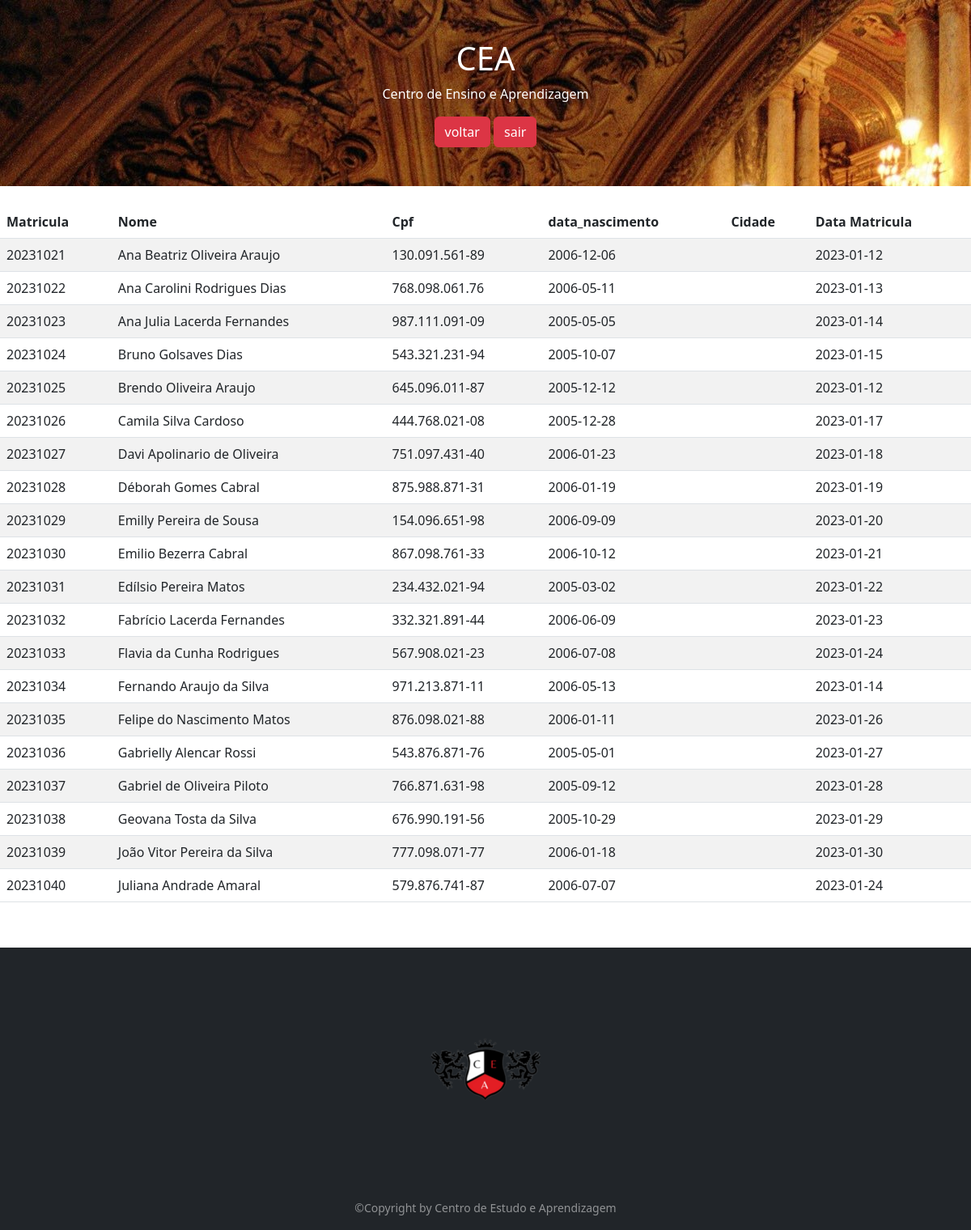
Page /sites/busca_aluno.php on the committed database.
### tables this page shows
CREATE TABLE `tb_aluno` (
  `id_aluno` int(11) NOT NULL AUTO_INCREMENT,
  `matricula` int(8) NOT NULL,
  `nome_aluno` varchar(45) NOT NULL,
  `nome_mae` varchar(45) NOT NULL,
  `nome_pai` varchar(45) NOT NULL,
  `dt_nascimento` date NOT NULL,
  `endereco` varchar(45) NOT NULL,
  `cpf` varchar(14) NOT NULL,
  `dt_matricula` date NOT NULL,
  `senha` varchar(20) NOT NULL,
  `tb_adm_id_adm` int(11) NOT NULL,
  `tb_turma_id_turma` int(11) NOT NULL,
  PRIMARY KEY (`id_aluno`),
  UNIQUE KEY `matricula_aluno_UNIQUE` (`matricula`),
  KEY `fk_tb_aluno_tb_adm_idx` (`tb_adm_id_adm`),
  KEY `tb_turma_id_turma` (`tb_turma_id_turma`),
  CONSTRAINT `fk_tb_aluno_tb_adm` FOREIGN KEY (`tb_adm_id_adm`) REFERENCES `tb_adm` (`id_adm`) ON DELETE NO ACTION ON UPDATE NO ACTION,
  CONSTRAINT `tb_aluno_ibfk_1` FOREIGN KEY (`tb_turma_id_turma`) REFERENCES `tb_turma` (`id_turma`)
);

### sites/busca_aluno.php (the view, shortened to what this page needs)
<!DOCTYPE html>
<html lang="en">
    <head>
        <link rel="stylesheet" href="estiloAluno.css">
        <link href="https://cdn.jsdelivr.net/npm/bootstrap@5.3.0/dist/css/bootstrap.min.css" rel="stylesheet"
>
    </head>
    <body>
    <div class="container-fluid p-5 bg-primary text-white text-center">
    <h1>CEA</h1>
    <p>Centro de Ensino e Aprendizagem</p>
    <a href="adm_busca.html" class="btn btn-danger">voltar</a>
    <a href="index.html" class="btn btn-danger">sair</a>
  </div><br>
    <table class="table table-striped">
        <thead>
            <tr>
                <th scope="col">Matricula</th>
                <th scope="col">Nome</th>
                <th scope="col">Cpf</th>
                <th scope="col">data_nascimento</th>
                <th scope="col">Cidade</th>
                <th scope="col">Data Matricula</th>
            </tr>
        </thead>
        <?php
        require_once 'conexao.php';
        $sql = 'SELECT * FROM tb_aluno';
        $resultados = mysqli_query($conexao, $sql);
        if (mysqli_num_rows($resultados) > 0 ) {
            while ($linha = mysqli_fetch_array($resultados)) {
                echo "<tr>";
                echo "<td>" . $linha['matricula'] . "</td>";
                echo "<td>" . $linha['nome_aluno']. "</td>";
                echo "<td>" . $linha['cpf'] . "</td>";
                echo "<td>" . $linha['dt_nascimento'] . "</td>";
                echo "<td>" . $linha['cidade'] . "</td>";
                echo "<td>" . $linha['dt_matricula'] . "</td>";
            }
        } else {
            echo "Sem resultados";
        }
        ?>
        </table><br>
        <footer class="bg-dark py-3 mt-3">
    <div class="container text-light text-center">
      <img src="BackgroundEraser_20230624_154848812.png"><br><br>
      <small class="text-white-50">&copy;Copyright by Centro de Estudo e Aprendizagem</small>
    </div>
  </footer>
    </body>
</html>

### sites/estiloAluno.css (style rules this page uses)
.container-fluid { background-image: url(thumb-1920-129165.jpg); }

### rows in the picture
tb_aluno: matricula "20231021", nome_aluno "Ana Beatriz Oliveira Araujo", cpf "130.091.561-89", dt_nascimento "2006-12-06", dt_matricula "2023-01-12"
tb_aluno: matricula "20231022", nome_aluno "Ana Carolini Rodrigues Dias", cpf "768.098.061.76", dt_nascimento "2006-05-11", dt_matricula "2023-01-13"
tb_aluno: matricula "20231023", nome_aluno "Ana Julia Lacerda Fernandes", cpf "987.111.091-09", dt_nascimento "2005-05-05", dt_matricula "2023-01-14"
tb_aluno: matricula "20231024", nome_aluno "Bruno Golsaves Dias", cpf "543.321.231-94", dt_nascimento "2005-10-07", dt_matricula "2023-01-15"
tb_aluno: matricula "20231025", nome_aluno "Brendo Oliveira Araujo", cpf "645.096.011-87", dt_nascimento "2005-12-12", dt_matricula "2023-01-12"
tb_aluno: matricula "20231026", nome_aluno "Camila Silva Cardoso", cpf "444.768.021-08", dt_nascimento "2005-12-28", dt_matricula "2023-01-17"
tb_aluno: matricula "20231027", nome_aluno "Davi Apolinario de Oliveira", cpf "751.097.431-40", dt_nascimento "2006-01-23", dt_matricula "2023-01-18"
tb_aluno: matricula "20231028", nome_aluno "Déborah Gomes Cabral", cpf "875.988.871-31", dt_nascimento "2006-01-19", dt_matricula "2023-01-19"
tb_aluno: matricula "20231029", nome_aluno "Emilly Pereira de Sousa", cpf "154.096.651-98", dt_nascimento "2006-09-09", dt_matricula "2023-01-20"
tb_aluno: matricula "20231030", nome_aluno "Emilio Bezerra Cabral", cpf "867.098.761-33", dt_nascimento "2006-10-12", dt_matricula "2023-01-21"
tb_aluno: matricula "20231031", nome_aluno "Edílsio Pereira Matos", cpf "234.432.021-94", dt_nascimento "2005-03-02", dt_matricula "2023-01-22"
tb_aluno: matricula "20231032", nome_aluno "Fabrício Lacerda Fernandes", cpf "332.321.891-44", dt_nascimento "2006-06-09", dt_matricula "2023-01-23"
tb_aluno: matricula "20231033", nome_aluno "Flavia da Cunha Rodrigues", cpf "567.908.021-23", dt_nascimento "2006-07-08", dt_matricula "2023-01-24"
tb_aluno: matricula "20231034", nome_aluno "Fernando Araujo da Silva", cpf "971.213.871-11", dt_nascimento "2006-05-13", dt_matricula "2023-01-14"
tb_aluno: matricula "20231035", nome_aluno "Felipe do Nascimento Matos", cpf "876.098.021-88", dt_nascimento "2006-01-11", dt_matricula "2023-01-26"
tb_aluno: matricula "20231036", nome_aluno "Gabrielly Alencar Rossi", cpf "543.876.871-76", dt_nascimento "2005-05-01", dt_matricula "2023-01-27"
tb_aluno: matricula "20231037", nome_aluno "Gabriel de Oliveira Piloto", cpf "766.871.631-98", dt_nascimento "2005-09-12", dt_matricula "2023-01-28"
tb_aluno: matricula "20231038", nome_aluno "Geovana Tosta da Silva", cpf "676.990.191-56", dt_nascimento "2005-10-29", dt_matricula "2023-01-29"
tb_aluno: matricula "20231039", nome_aluno "João Vitor Pereira da Silva", cpf "777.098.071-77", dt_nascimento "2006-01-18", dt_matricula "2023-01-30"
tb_aluno: matricula "20231040", nome_aluno "Juliana Andrade Amaral", cpf "579.876.741-87", dt_nascimento "2006-07-07", dt_matricula "2023-01-24"
